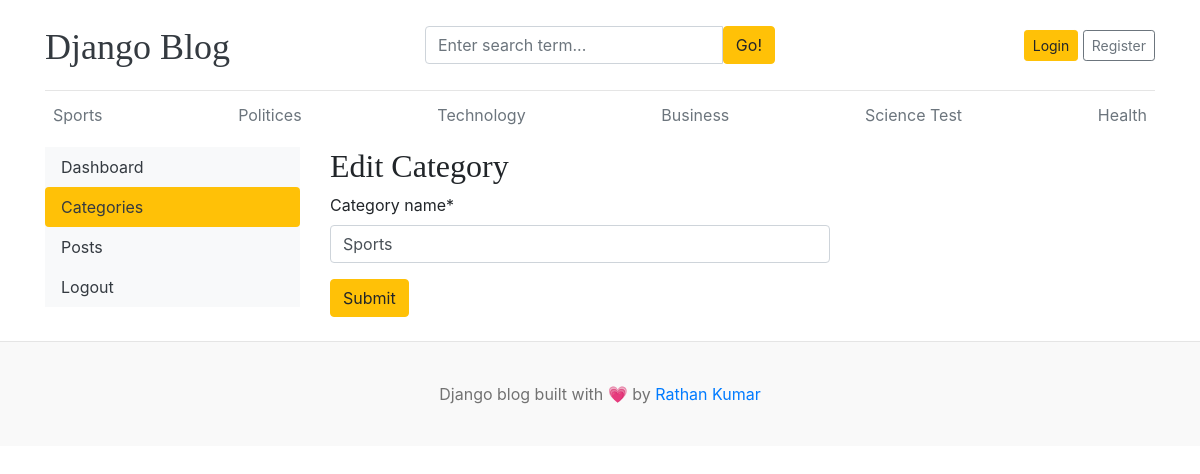
The page /dashboard/categories/edit/1/ on the database its author committed.
### blogs/models.py (models this page shows, shortened)
class Category(models.Model):
    category_name = models.CharField(max_length=50, unique=True)
    created_at = models.DateTimeField(auto_now_add=True)
    updated_at = models.DateTimeField(auto_now=True)
    class Meta:
        verbose_name_plural = "categories"

### dashboard/views.py (the view)
# urls.py: path('categories/edit/<int:pk>/', views.edit_category, name='edit_category'),
def edit_category(request, pk):
    category = get_object_or_404(Category, pk=pk)
    if request.method == 'POST':
        form = CategoryForm(request.POST, instance=category)
        if form.is_valid():
            form.save()
            return redirect('categories')
    form = CategoryForm(instance=category)
    context = {
        'form': form,
        'category': category
    }
    return render(request, 'dashboard/edit_category.html', context)

### dashboard/forms.py
class CategoryForm(forms.ModelForm):
    class Meta:
        model = Category
        fields = '__all__'

### blogs/context_processors.py (called while the page is built)
def get_categories(request):
    categories = Category.objects.all()
    return dict(categories=categories)

def get_social_links(request):
    social_links = SocialLink.objects.all()
    return dict(social_links=social_links)

### templates/dashboard/edit_category.html (shortened to what this page needs)
{% extends 'base.html' %}
{% block content %}
<div class="row">
      {% include 'dashboard/sidebar.html' %}
     <div class="col-md-9">
        <h2>Edit Category</h2>
        {% load crispy_forms_tags %}
        <form action="{% url 'edit_category' category.id %}" method="POST" style="width: 500px;">
            {{ form | crispy }}
            <button type="submit" class="btn btn-warning">Submit</button>
        </form>
        <br>
     </div>
</div>
{% endblock content %}

### templates/base.html (shortened to what this page needs)
 {% load static %}
<!DOCTYPE html>
<html lang="en">
<head>
    <link href="https://getbootstrap.com/docs/4.0/dist/css/bootstrap.min.css" rel="stylesheet">
    <link href="{% static 'css/blog.css' %}" rel="stylesheet">
      <link rel="stylesheet" href="https://cdnjs.cloudflare.com/ajax/libs/font-awesome/6.5.0/css/all.min.css">
</head>
<body>
    <div class="container">
      <header class="blog-header py-3">
        <div class="row flex-nowrap justify-content-between align-items-center">
          <div class="col-4 pt-1">
            <a class="blog-header-logo text-dark" href="/">Django Blog</a>
          </div>
          <div class="col-4">
            <form action="{% url 'search' %}" method="GET">
              <div class="input-group">
                  <input class="form-control" type="text" name="keyword" value="{{ keyword }}" placeholder="Enter search term..." aria-label="Enter search term..." aria-describedby="button-search" />
                  <button class="btn btn-warning" id="button-search" type="submit">Go!</button>
              </div>
            </form>
          </div>
          <div class="col-4 d-flex justify-content-end align-items-center">
            {% if not user.is_authenticated %}
            <a class="btn btn-sm btn-warning" href="{% url 'login' %}">Login</a> &nbsp;
            <a class="btn btn-sm btn-outline-secondary" href="{% url 'register' %}">Register</a>
            {% else %}
            <span><a href="{% url 'dashboard' %}">Dashboard</a></span>
            &emsp;
            <span><a href="{% url 'logout' %}">Logout</a></span>
            {% endif %}
          </div>
        </div>
      </header>
      <div class="nav-scroller py-1 mb-2">
        <nav class="nav d-flex justify-content-between">
          {% for cat in categories %}
          <a class="p-2 text-muted" href="{% url 'post_by_category' cat.id %}">{{ cat.category_name }}</a>
          {% endfor %}
        </nav>
      </div>
{% block content %}
{% endblock content %}
</div>
<footer class="blog-footer">
  <p>Django blog built with 💗 by <a href="#">Rathan Kumar</a></p>
</footer>
</body>
</html>

### blog_main/static/css/blog.css (style rules this page uses)
.blog-header { border-bottom: 1px solid #e5e5e5; }
.blog-header-logo { font-family: "Playfair Display", Georgia, "Times New Roman", serif; font-size: 2.25rem; }
h1, h2, h3, h4, h5, h6 { font-family: "Playfair Display", Georgia, "Times New Roman", serif; }
.blog-footer { padding: 2.5rem 0; color: #727272; text-align: center; background-color: #f9f9f9; border-top: .05rem solid #e5e5e5; }
.blog-footer p:last-child { margin-bottom: 0; }

### rows shown on the page
Category: category_name "Sports"
Category: category_name "Politices"
Category: category_name "Technology"
Category: category_name "Business"
Category: category_name "Science Test"
Category: category_name "Health"
